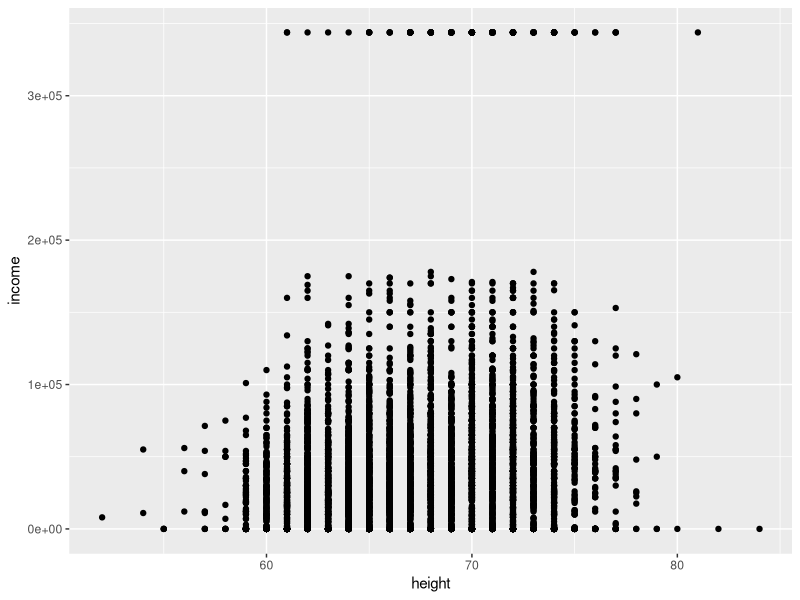
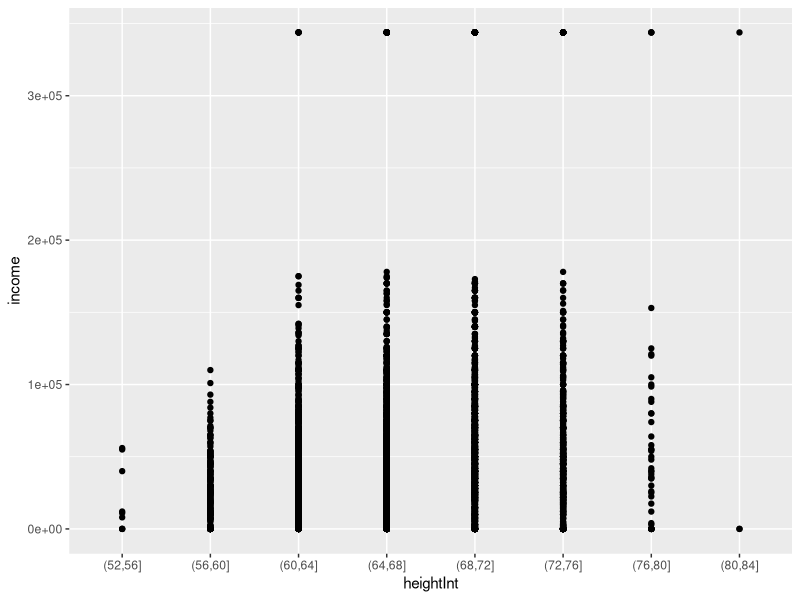
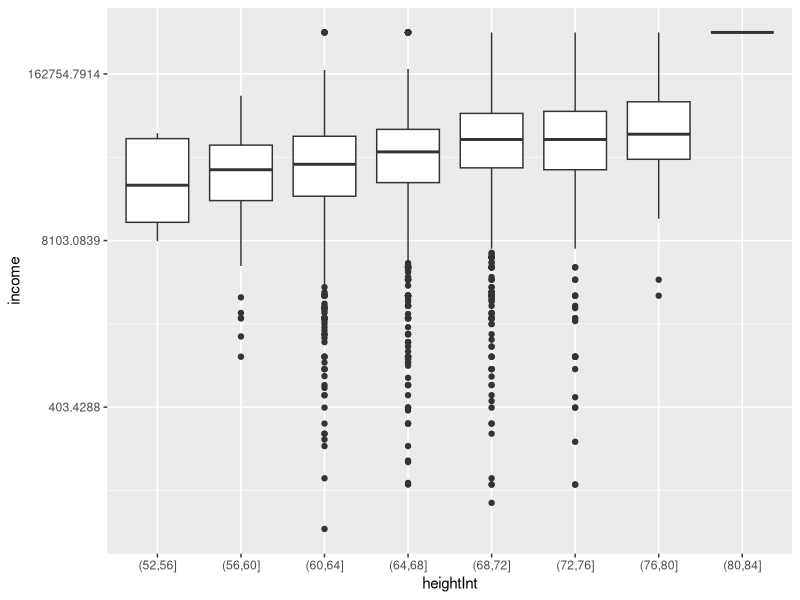
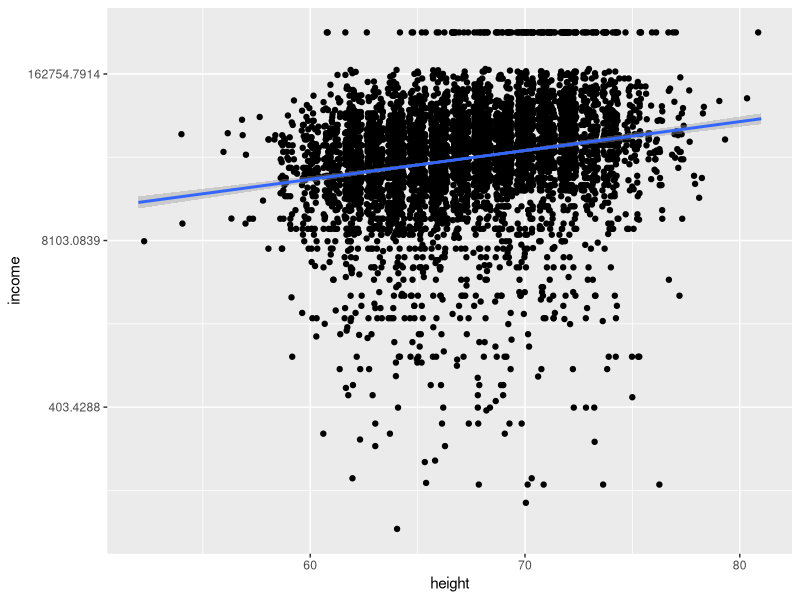
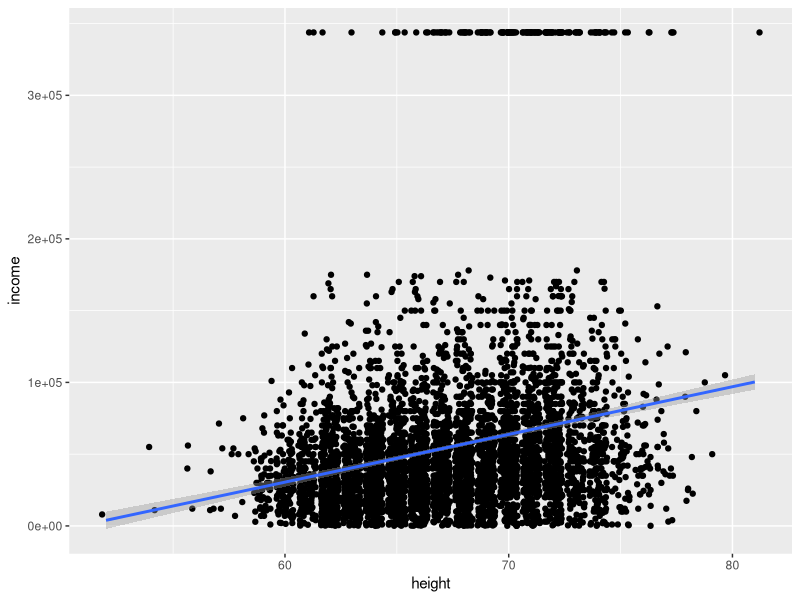

These charts were generated, in order, by the following R code:
## ---- chunk 1
library(ggplot2)
## ---- chunk 2
heights <- modelr::heights
heights$heightInt <- cut(heights$height, breaks = 8)
summary(heights)
## ---- chunk 3
ggplot(heights, mapping = aes(x = height, y = income)) +
  geom_point()
## ---- chunk 4
ggplot(heights, mapping = aes(x = heightInt, y = income)) +
  geom_point()
## ---- chunk 5
heightsPosInc <- subset(heights, income > 0)
ggplot(heightsPosInc, mapping = aes(x = heightInt, y = income)) +
  scale_y_continuous(trans = scales::log_trans()) +
  geom_boxplot()
## ---- chunk 6
heightsPosInc <- subset(heights, income > 0)
ggplot(heightsPosInc, mapping = aes(x = height, y = income)) +
  scale_y_continuous(trans = scales::log_trans()) +
  geom_point(position = "jitter") +
  geom_smooth(method = 'lm')
## ---- chunk 7
heightsPosInc <- subset(heights, income > 0)
ggplot(heightsPosInc, mapping = aes(x = height, y = income)) +
  geom_point(position = "jitter") +
  geom_smooth(method = 'lm')
## ---- chunk 8
summary(lm(income ~ height, data = heights))
